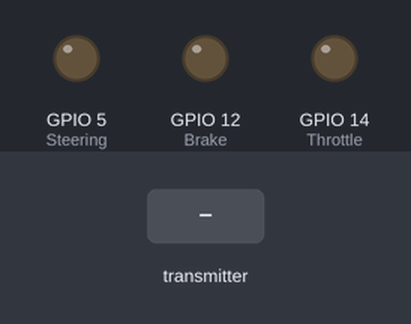
This sketch was run on a simulated ESP8266 (NodeMCU). Shown: output pins drawn as LEDs (lit = HIGH). The inputs (shaded band) are chosen by the test bench. What the sketch prints to the serial monitor is not drawn.

Above: at 1.2 s.
1.3 s: the transmitter starts sending steeringAngle = 45
At 2.5 s:
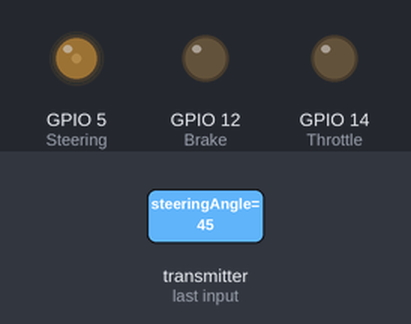
2.8 s: the transmitter starts sending brakeApplied = 1
At 3.8 s:
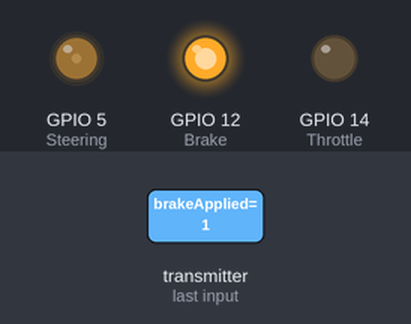
4.3 s: the transmitter starts sending steeringAngle = 0
At 4.9 s:
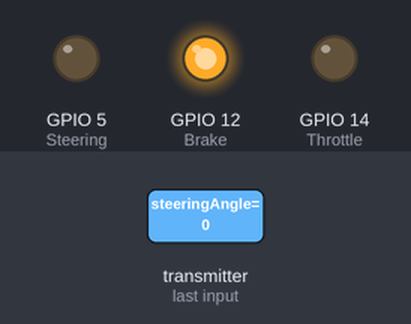
5.8 s: the transmitter starts sending steeringAngle = 90
At 6.1 s:
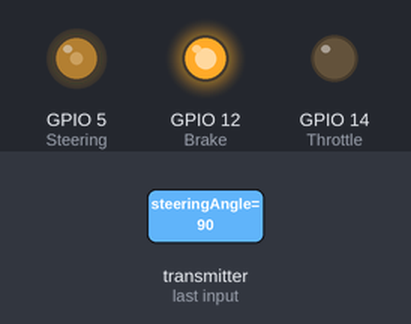
7.3 s: the transmitter starts sending brakeApplied = 0
At 8.4 s:
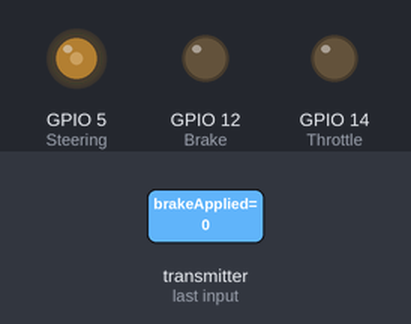
8.8 s: the transmitter starts sending throttleApplied = 1
At 9.6 s:
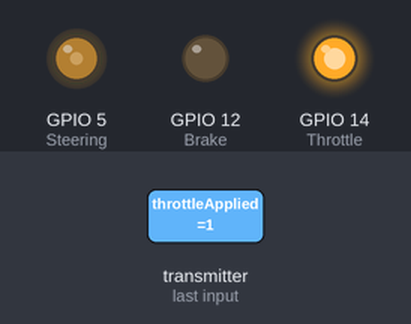
Timing chart, 0 to 11.3 s (numbered marks = the images above; inputs shaded):
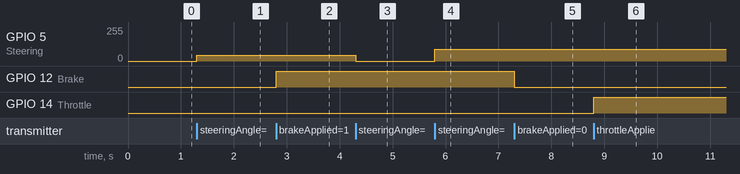

The sketch:

Car_Controller.ino
```cpp
// (licence header left out)
#include <ESP8266WiFi.h>
#include <espnow.h>

#define Steering 5
#define Throttle 14
#define Brake 12

// REPLACE WITH THE MAC Address of your receiver (the one you'll be sending the data to)
uint8_t broadcastAddress[] = {0xAC, 0x0B, 0xFB, 0xD7, 0xD1, 0xD8};

// Variable to store if sending data was successful
String success;

//Variable to store incoming driver inputs
int incomingSteering;
bool appliedBrake;
bool appliedThrottle;

//Structure example to send data
//Must match the receiver structure
typedef struct struct_message {
    int steeringAngle;
    bool brakeApplied;
    bool throttleApplied;
} struct_message;


// Create a struct_message to hold incoming sensor readings
struct_message incomingReadings;

// Callback when data is received
void OnDataRecv(uint8_t * mac, uint8_t *incomingData, uint8_t len) {
  memcpy(&incomingReadings, incomingData, sizeof(incomingReadings));
  incomingSteering = incomingReadings.steeringAngle;
  appliedBrake = incomingReadings.brakeApplied;
  appliedThrottle = incomingReadings.throttleApplied;
  analogWrite(Steering,incomingSteering);
  if(appliedBrake){
    digitalWrite(Throttle,LOW);
    digitalWrite(Brake,HIGH);
  }
  else if(appliedThrottle){
    digitalWrite(Throttle,HIGH);
    digitalWrite(Brake,LOW);
  }

  else{
    digitalWrite(Throttle,LOW);
    digitalWrite(Brake,LOW);
  }
}


void printIncomingReadings(){
  // Display Readings in Serial Monitor
  Serial.println("INCOMING READINGS in the car");
  Serial.print("Accelerator: ");
  Serial.println(incomingSteering);
}

void setup() {
  //assign pins
  pinMode(Steering, INPUT);
  pinMode(Brake,OUTPUT);
  pinMode(Throttle,OUTPUT);

  // Init Serial Monitor
  Serial.begin(4800);
  Serial.println("Commencing operation 66");

  // Set device as a Wi-Fi Station
  WiFi.mode(WIFI_STA);
  WiFi.disconnect();

  // Init ESP-NOW
  if (esp_now_init() != 0) {
    Serial.println("Error initializing ESP-NOW");
    return;
  }

  // Set ESP-NOW Role
  esp_now_set_self_role(ESP_NOW_ROLE_COMBO);

  // Register peer
  esp_now_add_peer(broadcastAddress, ESP_NOW_ROLE_COMBO, 1, NULL, 0);

  // Register for a callback function that will be called when data is received
  esp_now_register_recv_cb(OnDataRecv);
}

void loop() {
}
```

Measured:
- after the input at 1.3 s, GPIO 5 (Steering): 0/255 → 45/255 at once
- after the input at 2.8 s, GPIO 12 (Brake): LOW → HIGH at once
- after the input at 4.3 s, GPIO 5 (Steering): 45/255 → 0/255 at once
- after the input at 5.8 s, GPIO 5 (Steering): 0/255 → 90/255 at once
- after the input at 7.3 s, GPIO 12 (Brake): HIGH → LOW at once
- after the input at 8.8 s, GPIO 14 (Throttle): LOW → HIGH at once
